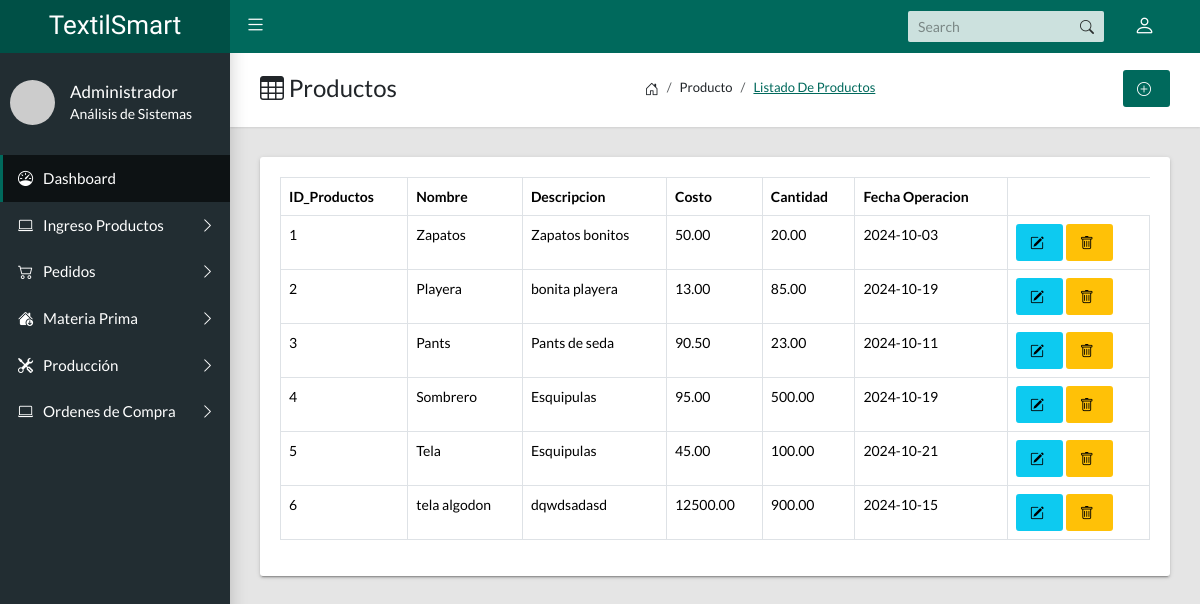
/?c=producto, run on the app's committed database.
### tables this page shows
CREATE TABLE `producto` (
  `id_producto` int(11) NOT NULL,
  `nombre_producto` varchar(100) DEFAULT NULL,
  `descripcion_producto` text DEFAULT NULL,
  `costo_produccion` decimal(10,2) DEFAULT NULL,
  `cantidad_disponible` decimal(10,2) DEFAULT NULL,
  `fecha_creacion` date DEFAULT NULL
);

### Controlador/producto.controlador.php (called while the page is built, shortened)
<?php
require_once "Modelo/producto.php";
class ProductoControlador{
    public function __CONSTRUCT(){
        $this->modelo=new Producto;
    }
    public function Inicio(){
        require_once "Vista/encabezado.php";
        require_once "Vista/productos/index.php";
        require_once "Vista/pie.php";
    }
}

### Modelo/basededatos.php (called while the page is built, shortened)
<?php
class BasedeDatos{
    public static function Conectar(){
        try {
            $conexion = new PDO
            ("mysql:host=".self::servidor.";dbname=".self::nombrebd.";chartset=utf8",self::usuariobd,self::clave);
            $conexion -> setAttribute(PDO::ATTR_ERRMODE,PDO::ERRMODE_EXCEPTION);
            return $conexion;
        }catch(PDOException $e){
            return "Fallo ".$e->getMessage();
        }
    }
}

### Modelo/producto.php (called while the page is built, shortened)
<?php
class Producto{
    private $pdo;
    public function __CONSTRUCT(){
        $this->pdo = BasedeDatos::Conectar();
    }
    public function Listar(){
        try{
            $consulta = $this->pdo->prepare("SELECT * FROM producto");
            $consulta->execute();
            return $consulta->fetchAll(PDO::FETCH_OBJ);
        }catch(Exception $e){
            die($e->getMessage());
        }
    }
}

### Vista/productos/index.php (the view, shortened to what this page needs)
<main class="app-content">
      <div class="app-title">
        <div>
          <h1><i class="bi bi-table"></i> Productos</h1>
        </div>
        <ul class="app-breadcrumb breadcrumb side">
          <li class="breadcrumb-item"><i class="bi bi-house-door fs-6"></i></li>
          <li class="breadcrumb-item">Producto</li>
          <li class="breadcrumb-item active"><a href="#">Listado de Productos</a></li>
        </ul>
      <div><a class="btn btn-primary btn-flat" href="?c=producto&a=FormCrear"><i class="bi bi-plus-circle"></i></a>
      </div>
      </div>
      <div class="row">
        <div class="col-md-12">
          <div class="tile">
            <div class="tile-body">
              <div class="table-responsive">
                <table class="table table-hover table-bordered" id="sampleTable">
                  <thead>
                    <tr>
                      <th>ID_Productos</th>
                      <th>Nombre</th>
                      <th>Descripcion</th>
                      <th>Costo</th>
                      <th>Cantidad</th>
                      <th>Fecha Operacion</th>
                    </tr>
                  </thead>
                  <tbody>
                <?php foreach($this->modelo->Listar()as $r): ?>
                    <tr>
                      <td><?=$r->id_producto?></td>
                      <td><?=$r->nombre_producto?></td>
                      <td><?=$r->descripcion_producto?></td>
                      <td><?=$r->costo_produccion?></td>
                      <td><?=$r->cantidad_disponible?></td>
                      <td><?=$r->fecha_creacion?></td>
                      <td>
                        <a class="btn btn-info btn-flat" href="?c=producto&a=FormCrear&id_producto=<?=$r->id_producto?>"><i class="bi bi-pencil-square"></i></a>
                        <a class="btn btn-warning btn-flat" href="?c=producto&a=Borrar&id_producto=<?=$r->id_producto?>"><i class="bi bi-trash"></i></a>
                      </td>
                    </tr>
                <?php endforeach;?>
                  </tbody>
                </table>
              </div>
            </div>
          </div>
        </div>
      </div>
    </main>

### data on the page
producto: id_producto "1", nombre_producto "Zapatos", descripcion_producto "Zapatos bonitos", costo_produccion "50.00", cantidad_disponible "20.00", fecha_creacion "2024-10-03"
producto: id_producto "2", nombre_producto "Playera", descripcion_producto "bonita playera", costo_produccion "13.00", cantidad_disponible "85.00", fecha_creacion "2024-10-19"
producto: id_producto "3", nombre_producto "Pants", descripcion_producto "Pants de seda", costo_produccion "90.50", cantidad_disponible "23.00", fecha_creacion "2024-10-11"
producto: id_producto "4", nombre_producto "Sombrero", descripcion_producto "Esquipulas", costo_produccion "95.00", cantidad_disponible "500.00", fecha_creacion "2024-10-19"
producto: id_producto "5", nombre_producto "Tela", descripcion_producto "Esquipulas", costo_produccion "45.00", cantidad_disponible "100.00", fecha_creacion "2024-10-21"
producto: id_producto "6", nombre_producto "tela algodon", descripcion_producto "dqwdsadasd", costo_produccion "12500.00", cantidad_disponible "900.00", fecha_creacion "2024-10-15"
